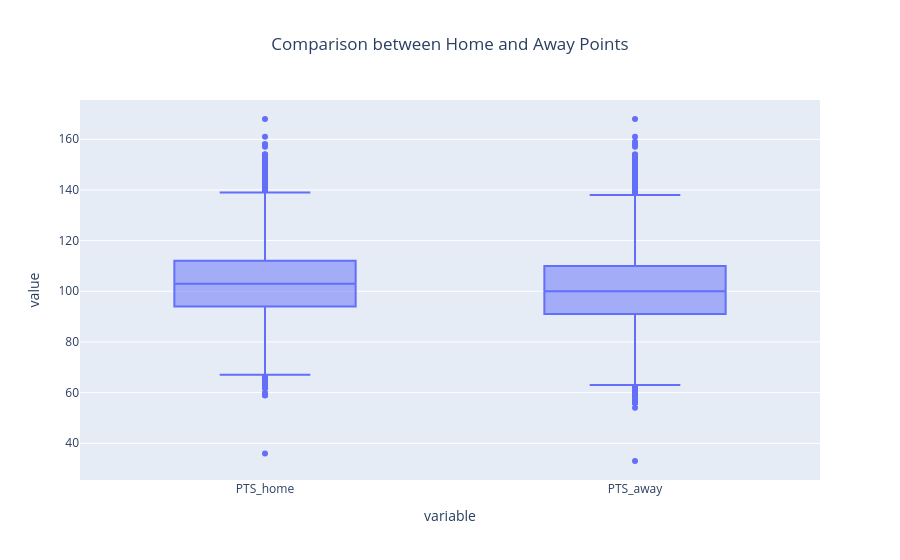

Notebook source saved alongside this figure:
### Markdown cell above
من خلال تحليل نتائج المباريات، نلاحظ أن الفريق المضيف فاز في 15645 مباراة مقابل 10907 خسارة، مما يشير إلى أن الفريق المضيف يمتلك أفضلية واضحة في الفوز.

هذا يدعم فرضية "أفضلية اللعب على أرض الفريق" (Home Advantage)، حيث يحقق الفريق المضيف نتائج أفضل مقارنة بالفريق الضيف.

### Code cell
fig = px.box(
 df,
 y=['PTS_home', 'PTS_away'],
title='Comparison between Home and Away Points'
 )
fig.update_layout(
    title_x=0.5
 )
fig.show()

### Figure 1 — Plotly figure (JSON) as saved in the notebook; plotly's stock layout.template omitted (floating-point values rounded to 4 significant figures; data arrays with more than 128 entries replaced by an {"elided": "..."} marker saying what was removed)
{"data": [{"alignmentgroup": "True", "hovertemplate": "variable=%{x}<br>value=%{y}<extra></extra>", "legendgroup": "", "marker": {"color": "#636efa"}, "name": "", "notched": false, "offsetgroup": "", "orientation": "v", "showlegend": false, "type": "box", "x": {"elided": "53104 str values"}, "x0": " ", "xaxis": "x", "y": {"elided": "53104 float values"}, "y0": " ", "yaxis": "y"}], "layout": {"boxmode": "group", "legend": {"tracegroupgap": 0}, "title": {"text": "Comparison between Home and Away Points", "x": 0.5}, "xaxis": {"anchor": "y", "domain": [0, 1], "title": {"text": "variable"}}, "yaxis": {"anchor": "x", "domain": [0, 1], "title": {"text": "value"}}}}
